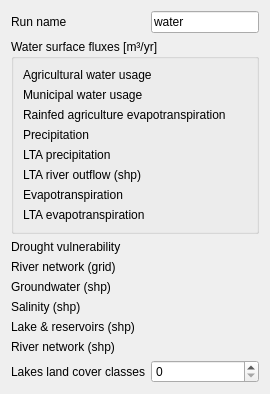
                            <widget class="QWidget" name="WATER_">
                              <layout class="QFormLayout" name="formLayout">
                                <item row="0" column="0">
                                  <widget class="QLabel" name="label_41">
                                    <property name="text">
                                      <string>Run name</string>
                                    </property>
                                  </widget>
                                </item>
                                <item row="0" column="1">
                                  <widget class="QLineEdit" name="run_name_">
                                    <property name="text">
                                      <string>water</string>
                                    </property>
                                  </widget>
                                </item>
                                <item row="1" column="0" colspan="2">
                                  <widget class="QGroupBox" name="groupBox_13">
                                    <property name="title">
                                      <string>Water surface fluxes [m³/yr]</string>
                                    </property>
                                    <layout class="QFormLayout" name="formLayout_37">
                                      <item row="0" column="0">
                                        <widget class="QLabel" name="label_43">
                                          <property name="text">
                                            <string>Agricultural water usage</string>
                                          </property>
                                        </widget>
                                      </item>
                                      <item row="0" column="1">
                                        <widget class="QgsFileWidget" name="AGRIusage_">
                                          <property name="filter">
                                            <string>Geotiff (*.tiff *.tif);; All Files (*.*)</string>
                                          </property>
                                        </widget>
                                      </item>
                                      <item row="1" column="0">
                                        <widget class="QLabel" name="label_52">
                                          <property name="text">
                                            <string>Municipal water usage</string>
                                          </property>
                                        </widget>
                                      </item>
                                      <item row="1" column="1">
                                        <widget class="QgsFileWidget" name="MUNIusage_">
                                          <property name="filter">
                                            <string>Geotiff (*.tiff *.tif);; All Files (*.*)</string>
                                          </property>
                                        </widget>
                                      </item>
                                      <item row="2" column="0">
                                        <widget class="QLabel" name="label_53">
                                          <property name="text">
                                            <string>Rainfed agriculture evapotranspiration</string>
                                          </property>
                                        </widget>
                                      </item>
                                      <item row="2" column="1">
                                        <widget class="QgsFileWidget" name="ET_rainfed_agriculture_">
                                          <property name="filter">
                                            <string>Geotiff (*.tiff *.tif);; All Files (*.*)</string>
                                          </property>
                                        </widget>
                                      </item>
                                      <item row="3" column="0">
                                        <widget class="QLabel" name="label_56">
                                          <property name="text">
                                            <string>Precipitation</string>
                                          </property>
                                        </widget>
                                      </item>
                                      <item row="3" column="1">
                                        <widget class="QgsFileWidget" name="precipitation_">
                                          <property name="filter">
                                            <string>Geotiff (*.tiff *.tif);; All Files (*.*)</string>
                                          </property>
                                        </widget>
                                      </item>
                                      <item row="4" column="0">
                                        <widget class="QLabel" name="label_54">
                                          <property name="text">
                                            <string>LTA precipitation</string>
                                          </property>
                                        </widget>
                                      </item>
                                      <item row="4" column="1">
                                        <widget class="QgsFileWidget" name="LTA_precipitation_">
                                          <property name="filter">
                                            <string>Geotiff (*.tiff *.tif);; All Files (*.*)</string>
                                          </property>
                                        </widget>
                                      </item>
                                      <item row="5" column="0">
                                        <widget class="QLabel" name="label_49">
                                          <property name="text">
                                            <string>LTA river outflow (shp)</string>
                                          </property>
                                        </widget>
                                      </item>
                                      <item row="5" column="1">
                                        <widget class="QgsFileWidget" name="LTA_river_outflow_">
                                          <property name="filter">
                                            <string>Vector Files (*.shp *.gpkg);; All Files (*.*)</string>
                                          </property>
                                        </widget>
                                      </item>
                                      <item row="6" column="0">
                                        <widget class="QLabel" name="label_55">
                                          <property name="text">
                                            <string>Evapotranspiration</string>
                                          </property>
                                        </widget>
                                      </item>
                                      <item row="6" column="1">
                                        <widget class="QgsFileWidget" name="evapotranspiration_">
                                          <property name="filter">
                                            <string>Geotiff (*.tiff *.tif);; All Files (*.*)</string>
                                          </property>
                                        </widget>
                                      </item>
                                      <item row="7" column="0">
                                        <widget class="QLabel" name="label_51">
                                          <property name="text">
                                            <string>LTA evapotranspiration</string>
                                          </property>
                                        </widget>
                                      </item>
                                      <item row="7" column="1">
                                        <widget class="QgsFileWidget" name="LTA_evapotranspiration_">
                                          <property name="filter">
                                            <string>Geotiff (*.tiff *.tif);; All Files (*.*)</string>
                                          </property>
                                        </widget>
                                      </item>
                                    </layout>
                                  </widget>
                                </item>
                                <item row="2" column="0">
                                  <widget class="QLabel" name="label_48">
                                    <property name="text">
                                      <string>Drought vulnerability</string>
                                    </property>
                                  </widget>
                                </item>
                                <item row="2" column="1">
                                  <widget class="QgsFileWidget" name="drought_vulnerability_">
                                    <property name="filter">
                                      <string>Geotiff (*.tiff *.tif);; All Files (*.*)</string>
                                    </property>
                                  </widget>
                                </item>
                                <item row="3" column="0">
                                  <widget class="QLabel" name="label_50">
                                    <property name="text">
                                      <string>River network (grid)</string>
                                    </property>
                                  </widget>
                                </item>
                                <item row="3" column="1">
                                  <widget class="QgsFileWidget" name="river_length_">
                                    <property name="filter">
                                      <string>Geotiff (*.tiff *.tif);; All Files (*.*)</string>
                                    </property>
                                  </widget>
                                </item>
                                <item row="4" column="0">
                                  <widget class="QLabel" name="label_47">
                                    <property name="text">
                                      <string>Groundwater (shp)</string>
                                    </property>
                                  </widget>
                                </item>
                                <item row="4" column="1">
                                  <widget class="QgsFileWidget" name="aquifer_">
                                    <property name="filter">
                                      <string>Vector Files (*.shp *.gpkg);; All Files (*.*)</string>
                                    </property>
                                  </widget>
                                </item>
                                <item row="5" column="0">
                                  <widget class="QLabel" name="label_46">
                                    <property name="text">
                                      <string>Salinity (shp)</string>
                                    </property>
                                  </widget>
                                </item>
                                <item row="5" column="1">
                                  <widget class="QgsFileWidget" name="salinity_">
                                    <property name="filter">
                                      <string>Vector Files (*.shp *.gpkg);; All Files (*.*)</string>
                                    </property>
                                  </widget>
                                </item>
                                <item row="6" column="0">
                                  <widget class="QLabel" name="label_45">
                                    <property name="text">
                                      <string>Lake &amp; reservoirs (shp)</string>
                                    </property>
                                  </widget>
                                </item>
                                <item row="6" column="1">
                                  <widget class="QgsFileWidget" name="HYDROlakes_">
                                    <property name="filter">
                                      <string>Vector Files (*.shp *.gpkg);; All Files (*.*)</string>
                                    </property>
                                  </widget>
                                </item>
                                <item row="7" column="0">
                                  <widget class="QLabel" name="label_44">
                                    <property name="text">
                                      <string>River network (shp)</string>
                                    </property>
                                  </widget>
                                </item>
                                <item row="7" column="1">
                                  <widget class="QgsFileWidget" name="GLORIC_">
                                    <property name="filter">
                                      <string>Vector Files (*.shp *.gpkg);; All Files (*.*)</string>
                                    </property>
                                  </widget>
                                </item>
                                <item row="8" column="0">
                                  <widget class="QLabel" name="label_95">
                                    <property name="text">
                                      <string>Lakes land cover classes</string>
                                    </property>
                                  </widget>
                                </item>
                                <item row="8" column="1">
                                  <widget class="QSpinBox" name="LC_code_lakes_">
                                    <property name="maximum">
                                      <number>9999</number>
                                    </property>
                                    <property name="value">
                                      <number>0</number>
                                    </property>
                                  </widget>
                                </item>
                              </layout>
                            </widget>
